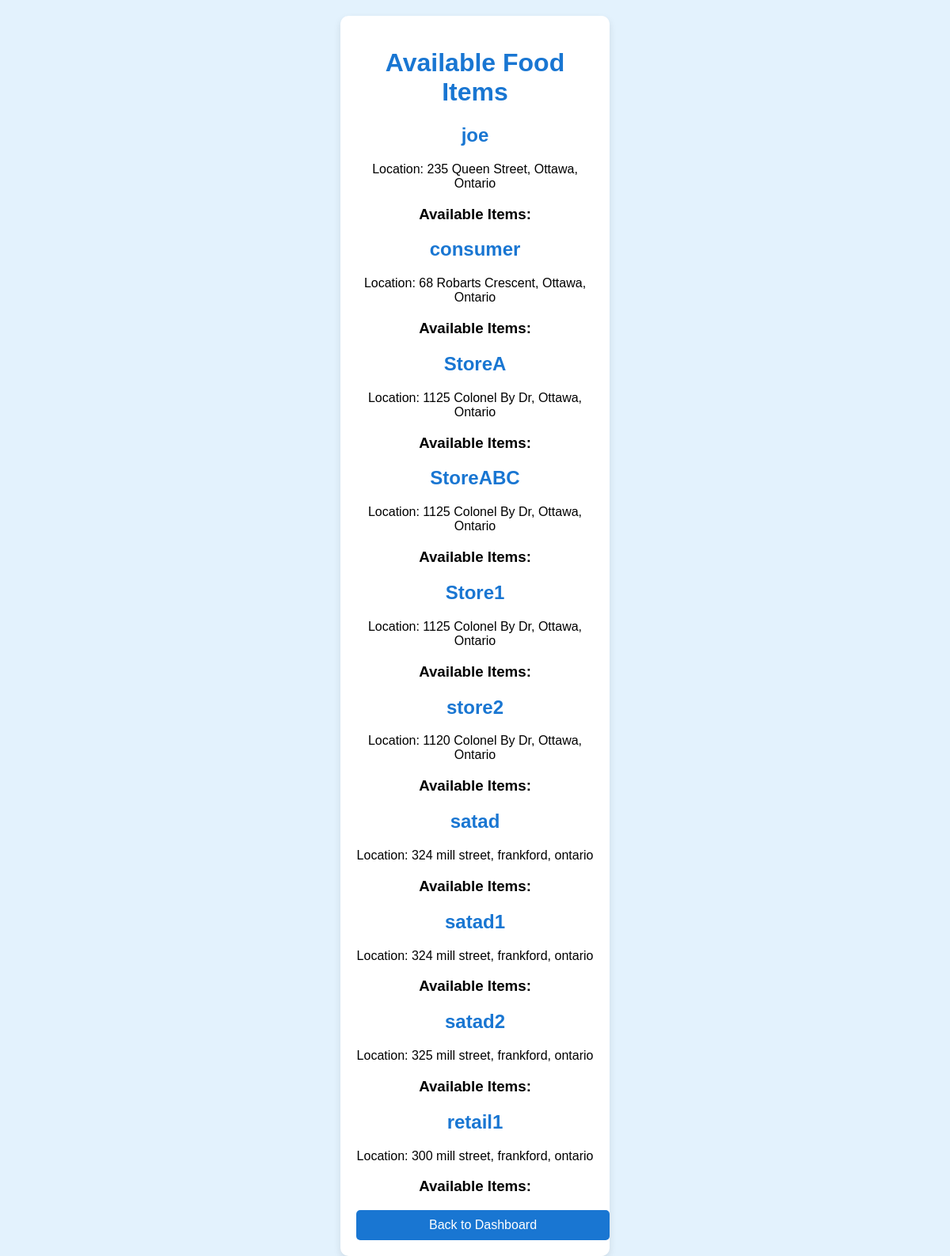
/consumer_retailer_list, run on the app's committed database.
### models.py (models this page shows)
class User(db.Model):
    id = db.Column(db.Integer, primary_key=True, autoincrement=True)
    name = db.Column(db.String(255), nullable=False)
    email = db.Column(db.String(255), unique=True, nullable=False)
    password = db.Column(db.Text, nullable=False)
    role = db.Column(db.String(20), nullable=False)
    street = db.Column(db.String(255), nullable=False)
    city = db.Column(db.String(100), nullable=False)
    province = db.Column(db.String(100), nullable=False)
    postal_code = db.Column(db.String(20), nullable=False)
    latitude = db.Column(db.Float, nullable=False)
    longitude = db.Column(db.Float, nullable=False)
    consumer = db.relationship('Consumer', backref=db.backref('consumer_user', uselist=False), uselist=False, overlaps="consumer_user")
    retailer = db.relationship('Retailer', backref=db.backref('retailer_user', uselist=False), uselist=False, overlaps="retailer_user")
    organization = db.relationship('Organization', backref=db.backref('organization_user', uselist=False), uselist=False, overlaps="organization_user")

### main.py (the view)
@app.route("/consumer_retailer_list")
def consumer_retailer_list():
    retailers = Retailer.query.all()
    formatted_retailers = []
    for retailer in retailers:
        user = User.query.get(retailer.user_id)
        food_items = FoodItem.query.filter_by(retailer_id=retailer.id).all()
        retailer_dict = {
            'name': user.name if user else 'Unknown',
            'address': f"{user.street}, {user.city}, {user.province}" if user else 'No address',
            'items': []
        }
        for item in food_items:
            retailer_dict['items'].append({
                'name': item.name,
                'quantity': item.quantity
            })
        formatted_retailers.append(retailer_dict)
    return render_template('consumer_retailer_list.html', retailers=formatted_retailers)

### templates/consumer_retailer_list.html (shortened to what this page needs)
<!DOCTYPE html>
<html lang="en">
<head>
    <link rel="stylesheet" href="{{ url_for('static', filename='styles.css') }}">
</head>
<body>
    <div class="container">
        <h1>Available Food Items</h1>
        {% if retailers %}
            {% for retailer in retailers %}
                <div class="retailer-card">
                    <h2>{{ retailer.name }}</h2>
                    <p>Location: {{ retailer.address }}</p>
                    <h3>Available Items:</h3>
                </div>
            {% endfor %}
        {% else %}
            <p>No retailers found</p>
        {% endif %}
        <a href="{{ url_for('consumer_dashboard') }}" class="btn">Back to Dashboard</a>
    </div>
</body>
</html>

### static/styles.css (style rules this page uses)
body { font-family: Arial, sans-serif; background-color: #e3f2fd; margin: 0; padding: 0; display: flex; flex-direction: column; align-items: center; min-height: 100vh; }
.login-container, .container { background: white; padding: 20px; border-radius: 10px; box-shadow: 0px 4px 10px rgba(0, 0, 0, 0.1); width: 300px; text-align: center; margin-top: 20px; }
h1, h2 { color: #1976d2; }
button, .btn { margin-top: 15px; background-color: #1976d2; color: white; border: none; padding: 10px; width: 100%; border-radius: 5px; cursor: pointer; font-size: 16px; text-decoration: none; display: block; }

### data on the page
User: name "joe", address "235 Queen Street, Ottawa, Ontario"
User: name "consumer", address "68 Robarts Crescent, Ottawa, Ontario"
User: name "StoreA", address "1125 Colonel By Dr, Ottawa, Ontario"
User: name "StoreABC", address "1125 Colonel By Dr, Ottawa, Ontario"
User: name "Store1", address "1125 Colonel By Dr, Ottawa, Ontario"
User: name "store2", address "1120 Colonel By Dr, Ottawa, Ontario"
User: name "satad", address "324 mill street, frankford, ontario"
User: name "satad1", address "324 mill street, frankford, ontario"
User: name "satad2", address "325 mill street, frankford, ontario"
User: name "retail1", address "300 mill street, frankford, ontario"
